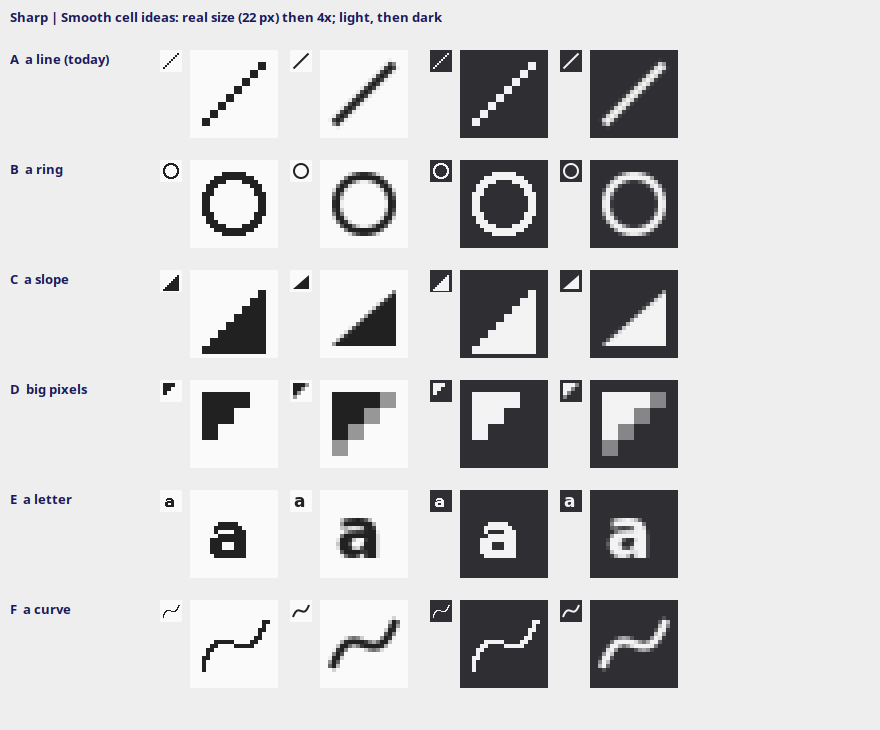

Source code (Python):
# 0040 prototype (2026-11-11): icon ideas for the Sharp | Smooth cells (0039's and 0040's), each pair at real size (22 x 22 logical
# pixels, as the cell's drawing area) and at 4x, on a light and a dark background. Writes icons.png.
import math, cairo

S = 22

def sharp_line(cr, fg):            # A: today's
    cr.set_antialias(cairo.ANTIALIAS_NONE)
    for k in range(8):
        cr.rectangle(3 + 2 * k, 17 - 2 * k, 2, 2)
    cr.set_source_rgb(*fg); cr.fill()
def smooth_line(cr, fg):
    cr.set_line_width(2); cr.move_to(3.5, 18.5); cr.line_to(18.5, 3.5); cr.set_source_rgb(*fg); cr.stroke()

def pixel_circle(cr, fg, smooth):   # B: a ring
    if smooth:
        cr.set_line_width(2); cr.arc(11, 11, 7, 0, 2 * math.pi); cr.set_source_rgb(*fg); cr.stroke(); return
    cr.set_antialias(cairo.ANTIALIAS_NONE)
    for y in range(22):
        for x in range(22):
            d = math.hypot(x + 0.5 - 11, y + 0.5 - 11)
            if 6 <= d <= 8:
                cr.rectangle(x, y, 1, 1)
    cr.set_source_rgb(*fg); cr.fill()

def wedge(cr, fg, smooth):          # C: a filled slope (the edge of a shape)
    if smooth:
        cr.move_to(3, 19); cr.line_to(19, 19); cr.line_to(19, 5); cr.close_path(); cr.set_source_rgb(*fg); cr.fill(); return
    cr.set_antialias(cairo.ANTIALIAS_NONE)
    for k in range(8):
        cr.rectangle(3 + 2 * k, 19 - 2 * (k + 1) + 2 - 2 * 0, 2 * (8 - k), 2)
    cr.set_source_rgb(*fg); cr.fill()

def big_pixels(cr, fg, smooth):     # D: a magnified 4 x 4 edge, gray steps for Smooth
    shades = [[1, 1, 1, 0.0], [1, 1, 0.0, 0], [1, 0.0, 0, 0], [0.0, 0, 0, 0]]
    soft = [[1, 1, 1, .45], [1, 1, .45, 0], [1, .45, 0, 0], [.45, 0, 0, 0]]
    m = soft if smooth else shades
    cr.set_antialias(cairo.ANTIALIAS_NONE)
    for j in range(4):
        for i in range(4):
            a = m[j][i]
            if a:
                cr.rectangle(3 + 4 * i, 3 + 4 * j, 4, 4); cr.set_source_rgba(*fg, a); cr.fill()

def letter(cr, fg, smooth):         # E: a letter, as text shows it
    cr.set_antialias(cairo.ANTIALIAS_GRAY if smooth else cairo.ANTIALIAS_NONE)
    fo = cairo.FontOptions(); fo.set_antialias(cairo.ANTIALIAS_GRAY if smooth else cairo.ANTIALIAS_NONE)
    cr.set_font_options(fo)
    cr.select_font_face("DejaVu Sans", cairo.FONT_SLANT_NORMAL, cairo.FONT_WEIGHT_BOLD); cr.set_font_size(17)
    cr.move_to(4, 17); cr.text_path("a"); cr.set_source_rgb(*fg); cr.fill()

def curve(cr, fg, smooth):          # F: an S-curve
    if smooth:
        cr.set_line_width(2); cr.move_to(3, 17); cr.curve_to(9, 1, 13, 21, 19, 5); cr.set_source_rgb(*fg); cr.stroke(); return
    cr.set_antialias(cairo.ANTIALIAS_NONE)
    pts = []
    for t in range(200):
        u = t / 199
        x = (1-u)**3*3 + 3*(1-u)**2*u*9 + 3*(1-u)*u*u*13 + u**3*19
        y = (1-u)**3*17 + 3*(1-u)**2*u*1 + 3*(1-u)*u*u*21 + u**3*5
        pts.append((int(x), int(y)))
    for x, y in set(pts):
        cr.rectangle(x, y, 1, 1)
    cr.set_source_rgb(*fg); cr.fill()

IDEAS = [("A  a line (today)", lambda c, f, s: (smooth_line if s else sharp_line)(c, f)),
         ("B  a ring", pixel_circle), ("C  a slope", wedge), ("D  big pixels", big_pixels),
         ("E  a letter", letter), ("F  a curve", curve)]

def cell(fn, smooth, fg, bg, z):
    surf = cairo.ImageSurface(cairo.FORMAT_ARGB32, S, S); cr = cairo.Context(surf)
    cr.set_source_rgb(*bg); cr.paint(); fn(cr, fg, smooth); return surf

out = cairo.ImageSurface(cairo.FORMAT_ARGB32, 880, 70 + len(IDEAS) * 110)
o = cairo.Context(out); o.set_source_rgb(0.93, 0.93, 0.93); o.paint()
o.select_font_face("Sans", cairo.FONT_SLANT_NORMAL, cairo.FONT_WEIGHT_BOLD); o.set_font_size(13); o.set_source_rgb(0.1, 0.1, 0.35)
o.move_to(10, 22); o.show_text("Sharp | Smooth cell ideas: real size (22 px) then 4x; light, then dark")
themes = [((0.13, 0.13, 0.13), (0.98, 0.98, 0.98)), ((0.95, 0.95, 0.95), (0.18, 0.18, 0.2))]
for r, (name, fn) in enumerate(IDEAS):
    y = 50 + r * 110
    o.set_source_rgb(0.1, 0.1, 0.35); o.move_to(10, y + 14); o.show_text(name)
    x = 160
    for fg, bg in themes:
        for smooth in (False, True):
            surf = cell(fn, smooth, fg, bg, 1)
            o.set_source_surface(surf, x, y); o.paint()                        # real size
            o.save(); o.translate(x + 30, y); o.scale(4, 4); o.set_source_surface(surf, 0, 0)
            o.get_source().set_filter(cairo.FILTER_NEAREST); o.paint(); o.restore()
            x += 30 + 4 * S + 12
        x += 10
out.write_to_png("docs/reference/proto-0040/icons.png")
print("ok")
